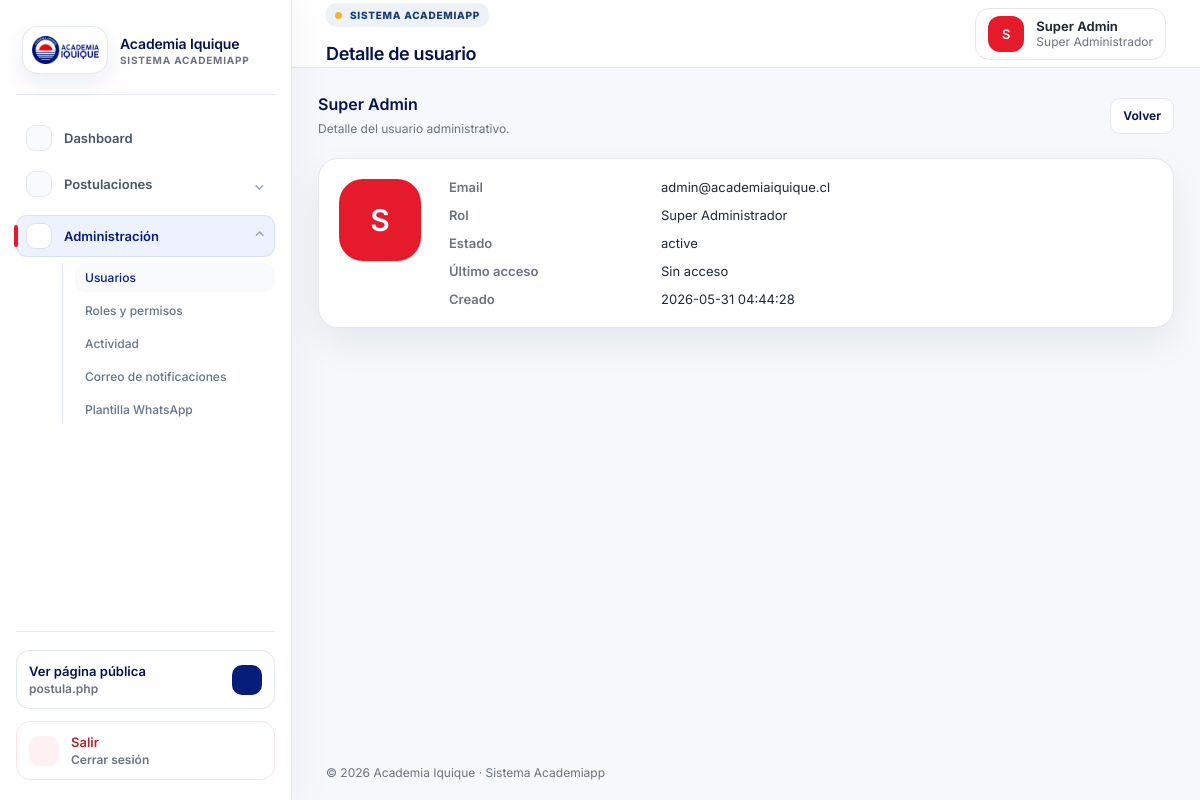
/users/show/1 (signed in), run on the app's committed database.
### tables this page shows
CREATE TABLE users (
  id BIGINT UNSIGNED AUTO_INCREMENT PRIMARY KEY,
  name VARCHAR(150) NOT NULL,
  email VARCHAR(180) NOT NULL UNIQUE,
  password VARCHAR(255) NOT NULL,
  role_id BIGINT UNSIGNED NOT NULL,
  status ENUM('active','inactive') NOT NULL DEFAULT 'active',
  last_login_at TIMESTAMP NULL,
  created_at TIMESTAMP NULL DEFAULT CURRENT_TIMESTAMP,
  updated_at TIMESTAMP NULL DEFAULT CURRENT_TIMESTAMP ON UPDATE CURRENT_TIMESTAMP,
  CONSTRAINT fk_users_role FOREIGN KEY (role_id) REFERENCES roles(id)
);

CREATE TABLE roles (
  id BIGINT UNSIGNED AUTO_INCREMENT PRIMARY KEY,
  name VARCHAR(100) NOT NULL,
  slug VARCHAR(120) NOT NULL UNIQUE,
  description TEXT NULL,
  created_at TIMESTAMP NULL DEFAULT CURRENT_TIMESTAMP,
  updated_at TIMESTAMP NULL DEFAULT CURRENT_TIMESTAMP ON UPDATE CURRENT_TIMESTAMP
);

### core/Controller.php (called while the page is built, shortened)
<?php
abstract class Controller
{
    protected function view(string $view, array $data = [], ?string $layout = 'layouts/app'): void
    {
        extract($data, EXTR_SKIP);
        $layoutFile = App::root('app/Views/' . $layout . '.php');
        require $layoutFile;
    }
}

### app/Controllers/UserController.php (called while the page is built, shortened)
<?php
final class UserController extends Controller
{
    public function show(int $id): void
    {
        $user = (new User())->findWithRole($id);
        $this->view('users/show', ['title' => 'Detalle de usuario', 'user' => $user]);
    }
}

### core/App.php (called while the page is built, shortened)
<?php
final class App
{
    private static string $root;
    private static array $config = [];
    private static string $basePath = '';
    public static function boot(string $root): void
    {
        self::$root = rtrim($root, '/');
        self::$config['app'] = require self::$root . '/config/app.php';
        date_default_timezone_set(self::$config['app']['timezone']);
        self::$basePath = self::detectBasePath();
        $router = new Router();
        $router->dispatch($_SERVER['REQUEST_METHOD'], self::requestPath());
    }
    public static function url(string $path = ''): string
    {
        $path = '/' . ltrim($path, '/');
        return (self::$basePath ?: '') . ($path === '/' ? '/' : $path);
    }
    private static function requestPath(): string
    {
        $path = parse_url($_SERVER['REQUEST_URI'] ?? '/', PHP_URL_PATH) ?: '/';
        return '/' . ltrim($path, '/');
    }
    private static function detectBasePath(): string
    {
        $script = str_replace('\\', '/', $_SERVER['SCRIPT_NAME'] ?? '');
        $base = rtrim(str_replace('\\', '/', dirname($script)), '/');
        return $base === '/' || $base === '.' ? '' : $base;
    }
}

### index.php (called while the page is built, shortened)
<?php
require_once __DIR__ . '/core/App.php';
App::boot(__DIR__);

### core/Session.php (called while the page is built, shortened)
<?php
final class Session
{
    public static function get(string $key, mixed $default = null): mixed { return $_SESSION[$key] ?? $default; }
}

### core/Auth.php (called while the page is built, shortened)
<?php
final class Auth
{
    public static function check(): bool { return (bool) Session::get('user_id'); }
    public static function user(): ?array
    {
        static $user = null;
        if ($user === null || ($user['id'] ?? null) !== Session::get('user_id')) {
            $user = (new User())->findWithRole((int) Session::get('user_id'));
        }
        return $user ?: null;
    }
    public static function can(string $permission): bool
    {
        $user = self::user();
        if (($user['role_slug'] ?? '') === 'super-administrador') { return true; }
        return (new Permission())->roleHasPermission((int) $user['role_id'], $permission);
    }
}

### core/Database.php (called while the page is built)
<?php
final class Database
{
    private static ?PDO $pdo = null;
    public static function connection(): PDO
    {
        if (self::$pdo === null) {
            $c = require App::root('config/database.php');
            $dsn = "{$c['driver']}:host={$c['host']};port={$c['port']};dbname={$c['database']};charset={$c['charset']}";
            self::$pdo = new PDO($dsn, $c['username'], $c['password'], [
                PDO::ATTR_ERRMODE => PDO::ERRMODE_EXCEPTION,
                PDO::ATTR_DEFAULT_FETCH_MODE => PDO::FETCH_ASSOC,
                PDO::ATTR_EMULATE_PREPARES => false,
            ]);
        }
        return self::$pdo;
    }
}

### core/Model.php (called while the page is built, shortened)
<?php
abstract class Model
{
    public function __construct() { $this->db = Database::connection(); }
}

### app/Models/User.php (called while the page is built, shortened)
<?php
final class User extends Model
{
    public function findWithRole(int $id): ?array
    {
        $stmt = $this->db->prepare('SELECT u.*, r.name role_name, r.slug role_slug FROM users u JOIN roles r ON r.id = u.role_id WHERE u.id = ?');
        $stmt->execute([$id]);
        return $stmt->fetch() ?: null;
    }
}

### app/Views/users/show.php (the view)
<div class="section-head"><div><h2><?= h($user['name']) ?></h2><p>Detalle del usuario administrativo.</p></div><a class="btn secondary" href="<?= App::url('/users') ?>">Volver</a></div>
<section class="panel-card detail-card"><div class="avatar big"><?= h(strtoupper(substr($user['name'],0,1))) ?></div><dl><dt>Email</dt><dd><?= h($user['email']) ?></dd><dt>Rol</dt><dd><?= h($user['role_name']) ?></dd><dt>Estado</dt><dd><?= h($user['status']) ?></dd><dt>Último acceso</dt><dd><?= h($user['last_login_at'] ?? 'Sin acceso') ?></dd><dt>Creado</dt><dd><?= h($user['created_at']) ?></dd></dl></section>

### core/Router.php (shortened to what this page needs)
<?php
final class Router
{
    private array $routes = [];
    private function add(string $method, string $uri, array|callable $action): void { $this->routes[$method][] = [$uri, $action]; }
    public function dispatch(string $method, string $uri): void
    {
        $uri = '/' . trim($uri, '/');
        foreach ($this->routes[$method] ?? [] as [$route, $action]) {
            $pattern = preg_replace('#\{[a-zA-Z_][a-zA-Z0-9_]*\}#', '([0-9]+)', $route);
            if (preg_match('#^' . $pattern . '$#', $uri, $matches)) {
                array_shift($matches);
                [$controller, $methodName] = $action;
                (new $controller())->{$methodName}(...$matches);
                return;
            }
        }
    }
}

### app/Views/layouts/navbar.php (shortened to what this page needs)
<header class="topbar">
    <div>
        <p class="eyebrow">Sistema Academiapp</p>
        <h1><?= h($title ?? 'Dashboard') ?></h1>
    </div>
    <div class="user-chip">
        <div class="avatar"><?= h(strtoupper(substr($user['name'] ?? 'AI', 0, 1))) ?></div>
        <div><strong><?= h($user['name'] ?? '') ?></strong><span><?= h($user['role_name'] ?? '') ?></span></div>
    </div>
</header>

### public/assets/css/app.css (style rules this page uses)
:root { --primary: #071D7A; --primary-dark: #04124D; --accent: #E51B2B; --white: #FFFFFF; --light: #F5F7FB; --text: #1F2937; --muted: #6B7280; --border: #E5E7EB; --shadow: 0 16px 36px rgba(15, 23, 42, .07); --radius: 20px; --surface-soft: #F8FAFC; --surface-muted: #F1F5F9; }
* { box-sizing: border-box; }
body { margin: 0; font-family: Inter, system-ui, -apple-system, BlinkMacSystemFont, "Segoe UI", sans-serif; color: var(--text); background: var(--light); }
a { color: inherit; text-decoration: none; }
.eyebrow { display: inline-flex; align-items: center; gap: 8px; width: fit-content; margin: 0 0 16px; padding: 8px 11px; border-radius: 10px; background: #edf2fb; color: #173b78; font-size: 11px; font-weight: 800; letter-spacing: .08em; text-transform: uppercase; }
.eyebrow::before { content: ""; width: 7px; height: 7px; border-radius: 50%; background: #f2b632; }
.app-shell { display: flex; min-height: 100vh; }
.app-shell { background: #f6f8fb; font-size: 13px; }
.app-shell .eyebrow { padding: 6px 9px; font-size: 10px; letter-spacing: .075em; background: #eef2f7; }
.app-shell strong { font-weight: 650; }
.topbar { height: 72px; background: rgba(255, 255, 255, .84); backdrop-filter: blur(18px); border-bottom: 1px solid var(--border); display: flex; align-items: center; gap: 18px; padding: 0 34px; position: sticky; top: 0; z-index: 10; }
.topbar h1 { font-size: 20px; font-weight: 600; margin: 0; color: var(--primary-dark); }
.user-chip { margin-left: auto; display: flex; align-items: center; gap: 12px; background: #fff; border: 1px solid var(--border); border-radius: 18px; padding: 9px 14px; }
.user-chip span { display: block; color: var(--muted); font-size: 12px; }
.avatar { width: 42px; height: 42px; border-radius: 14px; background: var(--accent); color: #fff; display: grid; place-items: center; font-weight: 600; }
.avatar.big { width: 82px; height: 82px; border-radius: 24px; font-size: 30px; }
.hero-card, .panel-card, .table-card, .filters-card, .stat-card { background: #fff; border: 1px solid var(--border); border-radius: var(--radius); box-shadow: 0 14px 34px rgba(15, 23, 42, .06); }
.panel-card { padding: 20px; }
.section-head { display: flex; align-items: center; justify-content: space-between; gap: 16px; margin-bottom: 20px; }
.section-head h2, .section-head h3 { margin: 0; color: var(--primary-dark); font-size: 17px; font-weight: 600; }
.section-head p { margin: 6px 0 0; color: var(--muted); }
.btn { border: 0; border-radius: 10px; padding: 10px 14px; font-size: 14px; font-weight: 600; cursor: pointer; }
.detail-card { display: flex; gap: 28px; align-items: flex-start; }
.detail-card dl { display: grid; grid-template-columns: 160px 1fr; gap: 12px; margin: 0; }
.detail-card dt { font-weight: 600; color: var(--muted); }
.btn.secondary { background: var(--surface-soft); color: var(--primary); border: 1px solid var(--border); }
.hero-card, .panel-card, .table-card, .filters-card, .stat-card { box-shadow: var(--shadow); }
.topbar { height: 68px; background: rgba(255, 255, 255, .94); }
.topbar h1 { font-size: 18px; letter-spacing: -.02em; }
.user-chip { border-radius: 14px; padding: 7px 12px; }
.user-chip strong { font-size: 13px; }
.avatar { width: 36px; height: 36px; border-radius: 12px; font-size: 13px; }
.section-head h2, .section-head h3 { font-size: 16px; }
.section-head p, .activity-item p, .message-cell, .form-grid label small { font-size: 12px; line-height: 1.5; }
.btn, .actions a, .actions button { min-height: 36px; display: inline-flex; align-items: center; justify-content: center; gap: 6px; border: 1px solid transparent; border-radius: 10px; padding: 8px 12px; font-size: 12px; font-weight: 650; line-height: 1.2; box-shadow: none; transition: background .18s ease, border-color .18s ease, color .18s ease, transform .18s ease; }
.btn.secondary, .actions a, .actions button { background: #fff; border-color: var(--border); color: var(--primary-dark); }

### data on the page
users: name "S", name "Super Admin", role.name "Super Administrador", email "admin@academiaiquique.cl", status "active", last_login_at "Sin acceso", created_at "2026-05-31 04:44:28"
